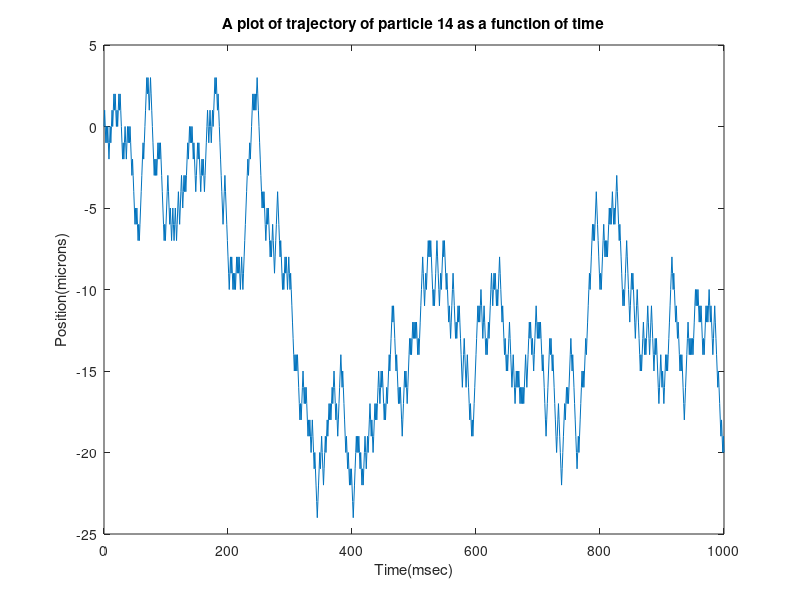

Write MATLAB code to recreate this figure. (Note: this script raises an error after producing the figure.)

% This program is written under MATLAB R2019a

fprintf("Problem 1\n")
fprintf("Loading randomwalk.mat\n")
load randomwalk.mat

figure;
plot(0:1000,X(14,:))
title('A plot of trajectory of particle 14 as a function of time')
xlabel('Time(msec)')
ylabel('Position(microns)')

fprintf("Problem 2\n")

fprintf("Problem 3\n")
fprintf("This is the nernst potential of K+ for a cell at 37C.")
NernstPotential(186,4.8,1,273+37)
fprintf("This is the nernst potential of Ca++ for a cell at 37C.")
NernstPotential(0.00005,1.5,2,273+37)